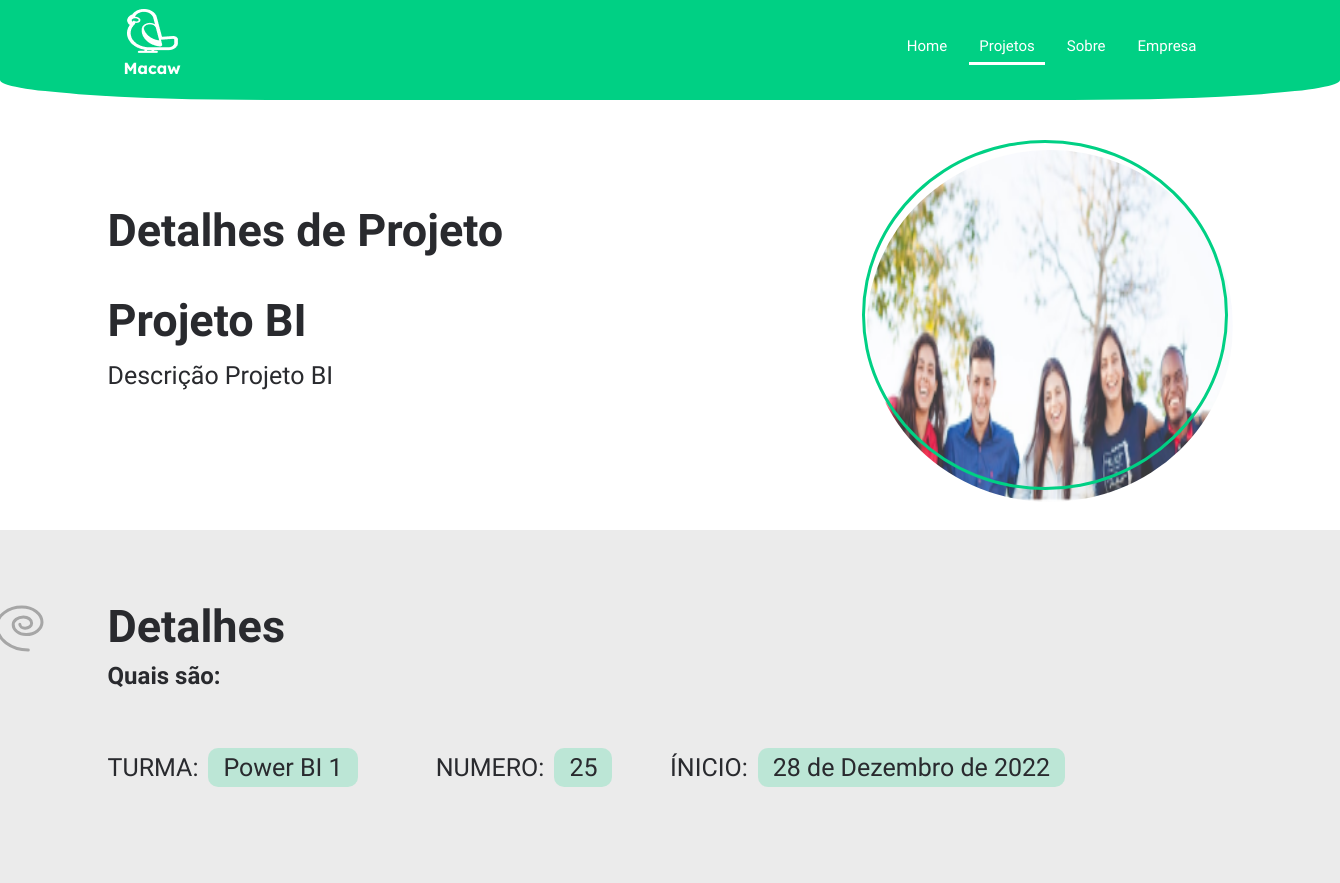
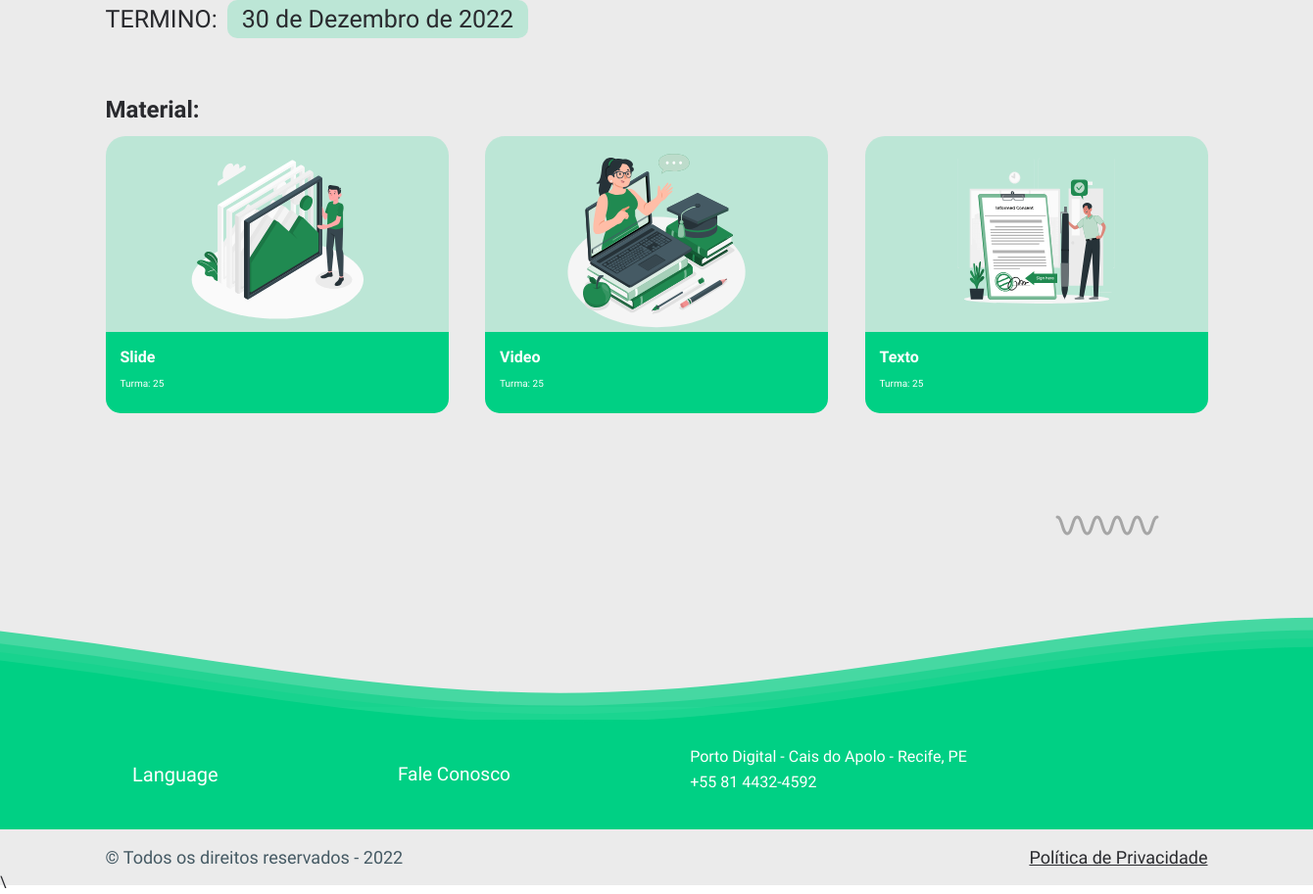
The app's page /detalhes/2 with its own data (2 pictures, top to bottom).
### integrifolio/models.py (models this page shows, shortened)
class PROJETO(models.Model):
    id_turma = models.ForeignKey(TURMA, on_delete=models.CASCADE)
    nome_projeto = models.CharField('Nome do projeto', max_length=50, unique=True)
    data_inicio = models.DateField('Data de inicio')
    data_entrega = models.DateField('Data de entrega')
    observacao = models.TextField('Observação', max_length=500)
    texto = models.FileField('Texto')
    slide = models.FileField('Slide')
    video = models.FileField('Video')
    foto = models.ImageField('Foto')
    foto_capa = models.ImageField('Foto de capa')
    descricao = models.TextField('Descrição')
    eixo = models.ForeignKey(EIXO, on_delete=models.CASCADE, related_name='Projeto')
    DESTAQUE_CHOICE=(
        ("F", "Falso"),
        ("v", "Verdeiro"),
    )
    destaque = models.CharField(max_length=2, choices=DESTAQUE_CHOICE)

class TURMA(models.Model):
    id_turma = models.AutoField(primary_key=True)
    nome_turma = models.CharField('Nome da turma',max_length=255)
    numero_turma = models.IntegerField('Numero da turma')
    curso = models.ForeignKey(CURSO, on_delete=models.CASCADE)
    data_inicio = models.DateField('Data de Inicio')
    data_termino = models.DateField('Data de termino')
    nome_professor = models.CharField('Nome do Professor', max_length=255, )
    registro_alunos = models.CharField('Alunos', max_length=500)

### integrifolio/views.py (the view)
# urls.py: path('detalhes/<int:id>', views.details, name='Detalhes'),
def details(request,id):
    projeto = get_object_or_404(PROJETO,id=id)
    return render(request, 'detalhes.html', {'projeto':projeto})

### templates/detalhes.html (shortened to what this page needs)
{% extends 'base.html' %}
{% load static %}
{% block stylesheet %}
<link rel="stylesheet" href="{% static 'css/detalhes.css'%}">
{% endblock stylesheet %}
{% block active-projetos %}
is-active
{% endblock active-projetos %}
{% block conteudo %}
<main>
  <section class="Section-01 mb-5">
    <div class="container d-lg-flex align-items-center justify-content-between ">
      <div class="texto-section-principal">
        <h1>Detalhes de Projeto</h1>
        <h2>{{projeto.nome_projeto}}</h2>
        <p class="fs-1">{{projeto.descricao}}</p>
      </div>
      <div class="div-foto-detalhe">
        <img src="{{projeto.foto.url}}" class="rounded-circle image-projeto" alt="...">
        <div></div>
      </div>
    </div>
  </section>
  <section class="bg-cinza Section-02">
    <div class="container d-flex align-items-center justify-content-between">
        <div class="div-detalhes">
            <div class="div-title-detalhes">
              <img class="sp-01" src="{% static 'img/Spiral-1.svg' %}" alt="">
              <h1>Detalhes</h1>
            </div>
            <h2>Quais são:</h2>
            <div>
              <div class="row justify-content-sm-between w-100">
                <h3 class="fs-1 col-xl-3">TURMA:<span class="bg-verde py-2 px-4 rounded-4 m-3">{{projeto.id_turma.nome_turma}}</span> </h3>
                <h3 class="fs-1 col-xl-2 ">NUMERO:<span class="bg-verde py-2 px-4 rounded-4 m-3">{{projeto.id_turma.numero_turma}}</span></h3>
                <h3 class="fs-1 col-xl-6 ">ÍNICIO:<span class="bg-verde py-2 px-4 rounded-4 m-3">{{projeto.data_inicio}}</span></h3>
                <h3 class="fs-1 col-xl-6 ">TERMINO:<span class="bg-verde py-2 px-4 rounded-4 m-3">{{projeto.data_entrega}}</span></h3>
              </div>
            </div>
            <div>
                <h2>Material:</h2>
                <div class="arquivos-div d-flex justify-content-between flex-xl-row flex-column gap-5">
                  <a class="bg-verde rounded-5 card-material text-white" href="{{projeto.slide.url}}" target="_blank">
                    <img src="{% static 'img/slide-img.svg' %}" alt="">
                    <div class="div-link">
                      <p class="p1">Slide</p>
                      <p class="p2">Turma: {{projeto.id_turma.numero_turma}}</p>
                    </div>
                  </a>
                  <a class="bg-verde rounded-5 card-material text-white" href="{{projeto.video.url}}" target="_blank">
                    <img src="{% static 'img/video-img.svg' %}" alt="">
                    <div class="div-link">
                      <p class="p1">Video</p>
                      <p class="p2">Turma: {{projeto.id_turma.numero_turma}}</p>
                    </div>
                  </a>
                  <a class="bg-verde rounded-5 card-material text-white" href="{{projeto.texto.url}}" target="_blank">
                    <img src="{% static 'img/arquivo-img.svg' %}" alt="">
                    <div class="div-link">
                      <p class="p1">Texto</p>
                      <p class="p2">Turma: {{projeto.id_turma.numero_turma}}</p>
                    </div>
                  </a>
                  <img class="sp-03" src="{% static 'img/Spiral-3.svg' %}" alt="">
                </div>
            </div>
        </div>
    </div>
  </section>
</main>
{% endblock conteudo %}

### static/css/estilos-gerais.css (style rules this page uses)
:root { --branco: #fff; --preto: #000000; --branco-gelo: #F5F5F5; --verde-principal: #00D084; --verde-claro: rgba(0, 208, 132, 0.2); --cinza-claro: #EBEBEB; --cinza-medio: #455A64; --cinza-escuro: #292A2E; --texto-cinza-escuro: #455A64; --blue:#5207F2; --red:#F23041; --brown:#A88A7E; --gray:#939393; }
* { margin: 0; padding: 0; outline: 0; box-sizing: border-box; }
html { font-size: 62.5%; }
html, body { min-height: 100vh; font-family: 'Inconsolata'; text-decoration: none; font-synthesis: none; text-rendering: optimizeLegibility; -webkit-font-smoothing: antialiased; }
body { font-size: 1.6rem; background-color: var(--branco); color: var(--cinza-escuro); }
.text-white { color: var(--branco); }
.bg-cinza { background-color: var(--cinza-claro); }
.bg-verde { background-color: var(--verde-claro); }

### static/css/detalhes.css (style rules this page uses)
main { padding-top: 150px; }
.texto-section-principal h1 { font-weight: 600; font-size: 4.5rem; line-height: 47px; }
.texto-section-principal h2 { padding-top: 10%; font-weight: 700; font-size: 4.5rem; line-height: 44px; }
.texto-section-principal p { padding-top: 3%; padding-bottom: 10%; padding-right: 15%; font-weight: 500; font-size: 3rem; line-height: 34px; }
.div-foto-detalhe { position: relative; width: 366px; height: 350px; }
.div-foto-detalhe div { position: absolute; border: var(--verde-principal) 3px solid; width: inherit; height: inherit; border-radius: 50%; top: -10px; left: -5px; }
.Section-02 { padding: 75px; padding-bottom: 300px; margin-bottom: -200px; }
.Section-02 h1 { font-weight: 800; font-size: 4.5rem; line-height: 44px; }
.Section-02 h2 { font-weight: 800; font-size: 2.4rem; line-height: 44px; }
.Section-02 h3 { padding-top: 50px; padding-bottom: 50px; font-weight: 400; font-size: 2.4rem; line-height: 30px; }
.div-title-detalhes { position: relative; }
.sp-01 { position: absolute; width: inherit; height: inherit; top: -1%; left: -10%; }
.image-projeto { width: 366px; height: 352px; }
.arquivos-div { position: relative; }
.arquivos-div img { height: 200px; width: 350px; }
.arquivos-div .sp-03 { position: absolute; width: inherit; height: inherit; bottom: -125px; right: 50px; }
.div-link { background-color: var(--verde-principal); border-radius: 0 0 15px 15px; padding: 15px; }
.div-link .p1 { font-family: 'Work Sans'; font-weight: 800; font-size: 1.6rem; line-height: 140%; text-transform: capitalize; }
.div-link .p2 { font-weight: 400; font-size: 10px; line-height: 110%; }
.card-material { text-decoration: none; font-family: 'Work Sans'; font-weight: 600; }

### records on screen
PROJETO: nome_projeto "Projeto BI", descricao "Descrição Projeto BI", foto (picture), id_turma.nome_turma "Power BI 1", id_turma.numero_turma "25", data_inicio "28 de Dezembro de 2022", data_entrega "30 de Dezembro de 2022"
